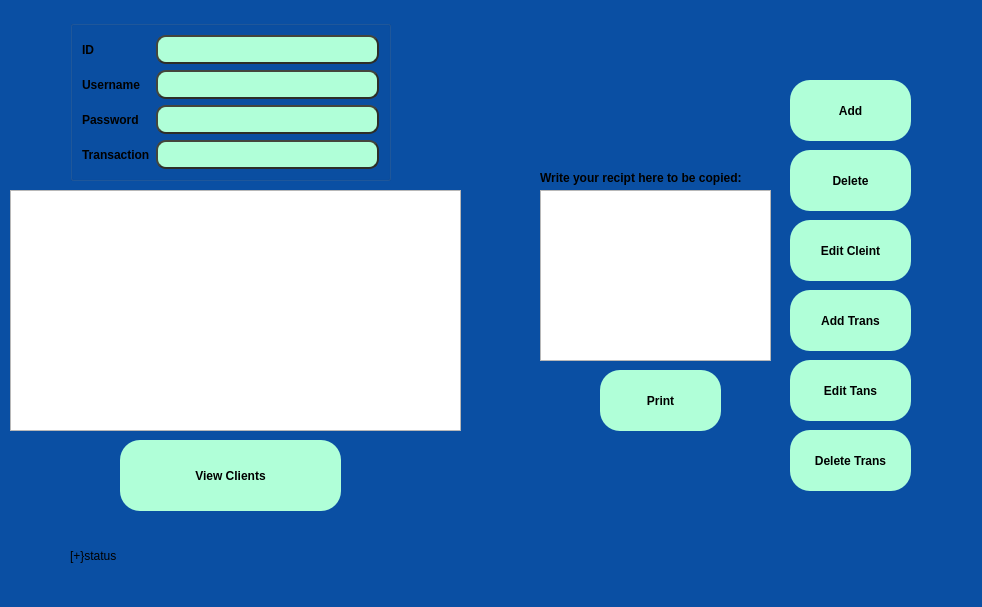
<?xml version="1.0" encoding="UTF-8"?>
<ui version="4.0">
 <class>secDialog</class>
 <widget class="QDialog" name="secDialog">
  <property name="geometry">
   <rect>
    <x>0</x>
    <y>0</y>
    <width>982</width>
    <height>607</height>
   </rect>
  </property>
  <property name="windowTitle">
   <string>Dialog</string>
  </property>
  <property name="styleSheet">
   <string notr="true">QDialog {
     background-color: rgb(10, 79, 163); border: 5px ;
	border-radius: 0px;
	padding: 5px;
}</string>
  </property>
  <widget class="QPushButton" name="pushButton_add">
   <property name="geometry">
    <rect>
     <x>790</x>
     <y>80</y>
     <width>121</width>
     <height>61</height>
    </rect>
   </property>
   <property name="font">
    <font>
     <pointsize>9</pointsize>
     <weight>75</weight>
     <bold>true</bold>
    </font>
   </property>
   <property name="autoFillBackground">
    <bool>false</bool>
   </property>
   <property name="styleSheet">
    <string notr="true">QPushButton {
     background-color:rgb(176, 255, 216); border: 5px ;
	border-radius: 20px;
	padding: 5px;
}
QPushButton:pressed {
    background-color: rgb(255, 148, 129); border: 5px solid gray;
	border-radius: 20px;
	padding: 5px;
}</string>
   </property>
   <property name="text">
    <string>Add</string>
   </property>
  </widget>
  <widget class="QPushButton" name="pushButton_viewcl">
   <property name="geometry">
    <rect>
     <x>120</x>
     <y>440</y>
     <width>221</width>
     <height>71</height>
    </rect>
   </property>
   <property name="font">
    <font>
     <pointsize>9</pointsize>
     <weight>75</weight>
     <bold>true</bold>
    </font>
   </property>
   <property name="styleSheet">
    <string notr="true">QPushButton {
     background-color:rgb(176, 255, 216); border: 5px ;
	border-radius: 20px;
	padding: 5px;
}
QPushButton:pressed {
    background-color: rgb(255, 148, 129); border: 5px solid gray;
	border-radius: 20px;
	padding: 5px;
}</string>
   </property>
   <property name="text">
    <string>View Clients</string>
   </property>
  </widget>
  <widget class="QPushButton" name="pushButton_edittrans_2">
   <property name="geometry">
    <rect>
     <x>790</x>
     <y>360</y>
     <width>121</width>
     <height>61</height>
    </rect>
   </property>
   <property name="font">
    <font>
     <pointsize>9</pointsize>
     <weight>75</weight>
     <bold>true</bold>
    </font>
   </property>
   <property name="autoFillBackground">
    <bool>false</bool>
   </property>
   <property name="styleSheet">
    <string notr="true">QPushButton {
     background-color:rgb(176, 255, 216); border: 5px ;
	border-radius: 20px;
	padding: 5px;
}
QPushButton:pressed {
    background-color: rgb(255, 148, 129); border: 5px solid gray;
	border-radius: 20px;
	padding: 5px;
}</string>
   </property>
   <property name="text">
    <string>Edit Tans</string>
   </property>
  </widget>
  <widget class="QPushButton" name="pushButton_edit">
   <property name="geometry">
    <rect>
     <x>790</x>
     <y>220</y>
     <width>121</width>
     <height>61</height>
    </rect>
   </property>
   <property name="font">
    <font>
     <pointsize>9</pointsize>
     <weight>75</weight>
     <bold>true</bold>
    </font>
   </property>
   <property name="autoFillBackground">
    <bool>false</bool>
   </property>
   <property name="styleSheet">
    <string notr="true">QPushButton {
     background-color:rgb(176, 255, 216); border: 5px ;
	border-radius: 20px;
	padding: 5px;
}
QPushButton:pressed {
    background-color: rgb(255, 148, 129); border: 5px solid gray;
	border-radius: 20px;
	padding: 5px;
}</string>
   </property>
   <property name="text">
    <string>Edit Cleint</string>
   </property>
  </widget>
  <widget class="QPushButton" name="pushButton_edittrans">
   <property name="geometry">
    <rect>
     <x>790</x>
     <y>290</y>
     <width>121</width>
     <height>61</height>
    </rect>
   </property>
   <property name="font">
    <font>
     <pointsize>9</pointsize>
     <weight>75</weight>
     <bold>true</bold>
    </font>
   </property>
   <property name="autoFillBackground">
    <bool>false</bool>
   </property>
   <property name="styleSheet">
    <string notr="true">QPushButton {
     background-color:rgb(176, 255, 216); border: 5px ;
	border-radius: 20px;
	padding: 5px;
}
QPushButton:pressed {
    background-color: rgb(255, 148, 129); border: 5px solid gray;
	border-radius: 20px;
	padding: 5px;
}</string>
   </property>
   <property name="text">
    <string>Add Trans</string>
   </property>
  </widget>
  <widget class="QPushButton" name="pushButton_delete">
   <property name="geometry">
    <rect>
     <x>790</x>
     <y>150</y>
     <width>121</width>
     <height>61</height>
    </rect>
   </property>
   <property name="font">
    <font>
     <pointsize>9</pointsize>
     <weight>75</weight>
     <bold>true</bold>
    </font>
   </property>
   <property name="autoFillBackground">
    <bool>false</bool>
   </property>
   <property name="styleSheet">
    <string notr="true">QPushButton {
     background-color:rgb(176, 255, 216); border: 5px ;
	border-radius: 20px;
	padding: 5px;
}
QPushButton:pressed {
    background-color: rgb(255, 148, 129); border: 5px solid gray;
	border-radius: 20px;
	padding: 5px;
}</string>
   </property>
   <property name="text">
    <string>Delete</string>
   </property>
  </widget>
  <widget class="QLabel" name="label_2">
   <property name="geometry">
    <rect>
     <x>70</x>
     <y>540</y>
     <width>261</width>
     <height>31</height>
    </rect>
   </property>
   <property name="text">
    <string>[+}status</string>
   </property>
  </widget>
  <widget class="QTableView" name="tableView">
   <property name="geometry">
    <rect>
     <x>10</x>
     <y>190</y>
     <width>451</width>
     <height>241</height>
    </rect>
   </property>
  </widget>
  <widget class="QPushButton" name="pushButton_print">
   <property name="geometry">
    <rect>
     <x>600</x>
     <y>370</y>
     <width>121</width>
     <height>61</height>
    </rect>
   </property>
   <property name="font">
    <font>
     <pointsize>9</pointsize>
     <weight>75</weight>
     <bold>true</bold>
    </font>
   </property>
   <property name="autoFillBackground">
    <bool>false</bool>
   </property>
   <property name="styleSheet">
    <string notr="true">QPushButton {
     background-color:rgb(176, 255, 216); border: 5px ;
	border-radius: 20px;
	padding: 5px;
}
QPushButton:pressed {
    background-color: rgb(255, 148, 129); border: 5px solid gray;
	border-radius: 20px;
	padding: 5px;
}</string>
   </property>
   <property name="text">
    <string>Print</string>
   </property>
  </widget>
  <widget class="QGroupBox" name="groupBox">
   <property name="geometry">
    <rect>
     <x>70</x>
     <y>20</y>
     <width>321</width>
     <height>161</height>
    </rect>
   </property>
   <property name="title">
    <string/>
   </property>
   <layout class="QGridLayout" name="gridLayout">
    <item row="0" column="0">
     <widget class="QLabel" name="label">
      <property name="font">
       <font>
        <weight>75</weight>
        <bold>true</bold>
       </font>
      </property>
      <property name="text">
       <string>ID</string>
      </property>
     </widget>
    </item>
    <item row="0" column="1">
     <widget class="QLineEdit" name="lineEdit_id">
      <property name="styleSheet">
       <string notr="true">QLineEdit {
    background-color: rgb(176, 255, 216);
    border-style: outset;
    border-width: 2px;
    border-radius: 10px;
    border-color: rgb(45, 46, 40);
    font: bold 14px;
    min-width: 10em;
    padding: 6px;
}</string>
      </property>
     </widget>
    </item>
    <item row="1" column="1">
     <widget class="QLineEdit" name="lineEdit_user">
      <property name="styleSheet">
       <string notr="true">QLineEdit {
    background-color: rgb(176, 255, 216);
    border-style: outset;
    border-width: 2px;
    border-radius: 10px;
    border-color: rgb(45, 46, 40);
    font: bold 14px;
    min-width: 10em;
    padding: 6px;
}</string>
      </property>
     </widget>
    </item>
    <item row="2" column="1">
     <widget class="QLineEdit" name="lineEdit_pass">
      <property name="styleSheet">
       <string notr="true">QLineEdit {
    background-color: rgb(176, 255, 216);
    border-style: outset;
    border-width: 2px;
    border-radius: 10px;
    border-color: rgb(45, 46, 40);
    font: bold 14px;
    min-width: 10em;
    padding: 6px;
}</string>
      </property>
     </widget>
    </item>
    <item row="1" column="0">
     <widget class="QLabel" name="label_3">
      <property name="font">
       <font>
        <weight>75</weight>
        <bold>true</bold>
       </font>
      </property>
      <property name="text">
       <string>Username</string>
      </property>
     </widget>
    </item>
    <item row="2" column="0">
     <widget class="QLabel" name="label_4">
      <property name="font">
       <font>
        <weight>75</weight>
        <bold>true</bold>
       </font>
      </property>
      <property name="text">
       <string>Password</string>
      </property>
     </widget>
    </item>
    <item row="3" column="0">
     <widget class="QLabel" name="label_6">
      <property name="font">
       <font>
        <weight>75</weight>
        <bold>true</bold>
       </font>
      </property>
      <property name="text">
       <string>Transaction</string>
      </property>
     </widget>
    </item>
    <item row="3" column="1">
     <widget class="QLineEdit" name="lineEdit_trans">
      <property name="styleSheet">
       <string notr="true">QLineEdit {
    background-color: rgb(176, 255, 216);
    border-style: outset;
    border-width: 2px;
    border-radius: 10px;
    border-color: rgb(45, 46, 40);
    font: bold 14px;
    min-width: 10em;
    padding: 6px;
}</string>
      </property>
     </widget>
    </item>
   </layout>
  </widget>
  <widget class="QTextEdit" name="textEdit_print">
   <property name="geometry">
    <rect>
     <x>540</x>
     <y>190</y>
     <width>231</width>
     <height>171</height>
    </rect>
   </property>
  </widget>
  <widget class="QLabel" name="label_5">
   <property name="geometry">
    <rect>
     <x>540</x>
     <y>170</y>
     <width>281</width>
     <height>16</height>
    </rect>
   </property>
   <property name="font">
    <font>
     <pointsize>9</pointsize>
     <weight>75</weight>
     <bold>true</bold>
    </font>
   </property>
   <property name="text">
    <string>Write your recipt here to be copied:</string>
   </property>
  </widget>
  <widget class="QPushButton" name="pushButton_deltrans">
   <property name="geometry">
    <rect>
     <x>790</x>
     <y>430</y>
     <width>121</width>
     <height>61</height>
    </rect>
   </property>
   <property name="font">
    <font>
     <pointsize>9</pointsize>
     <weight>75</weight>
     <bold>true</bold>
    </font>
   </property>
   <property name="autoFillBackground">
    <bool>false</bool>
   </property>
   <property name="styleSheet">
    <string notr="true">QPushButton {
     background-color:rgb(176, 255, 216); border: 5px ;
	border-radius: 20px;
	padding: 5px;
}
QPushButton:pressed {
    background-color: rgb(255, 148, 129); border: 5px solid gray;
	border-radius: 20px;
	padding: 5px;
}</string>
   </property>
   <property name="text">
    <string>Delete Trans</string>
   </property>
  </widget>
 </widget>
 <resources/>
 <connections/>
</ui>
